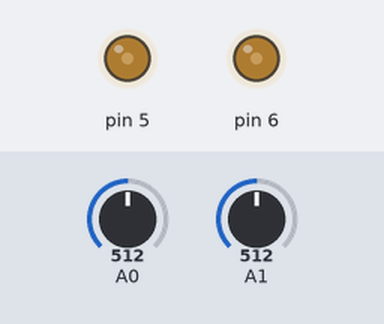
The sketch below on a simulated Arduino Uno, built with avr-gcc and run on an emulated ATmega328P. Shown: output pins drawn as LEDs (lit = HIGH). Inputs (shaded band) come from the test bench; at power-on: A1 = 512, A0 = 512.

Above: at 0.8 s.
0.9 s: A1 set to 481
At 1.9 s:
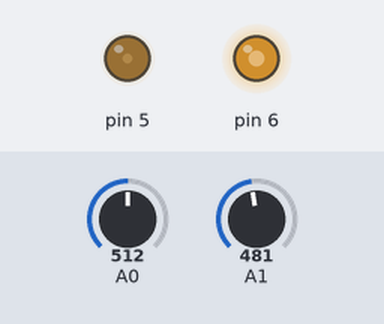
2.4 s: A0 set to 483
At 3.8 s:
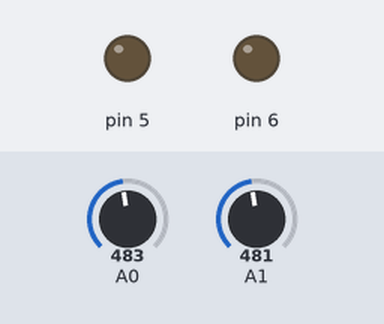
4.9 s: A0 set to 510
At 6.6 s:
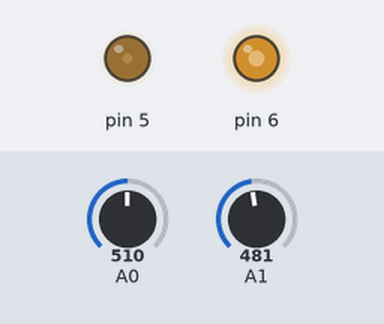
6.9 s: A0 set to 490
At 8.4 s:
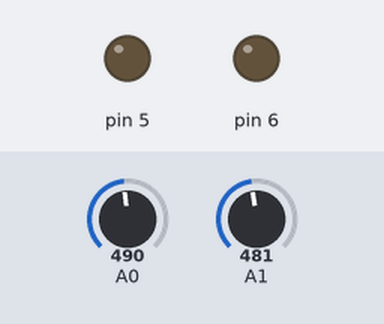
Timing chart, 0 to 9.9 s (numbered marks = the images above; inputs shaded):
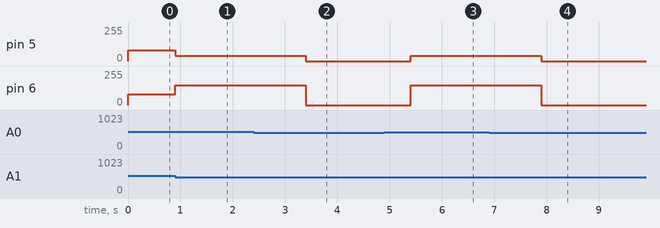

The sketch:

Codigo_SeguidorLinha_C_1.ino
```cpp
//Nomes: Felipe Miranda - Geovanne Nery - Nickolas Corrêa - Victor Rico

#define f_CPU 16000000
#include <stdio.h>
#include <avr/io.h>
#include <util/delay.h>

void InitAdc()
{
  ADMUX |= (1<<REFS0);
  ADCSRA |= (1<<ADPS2) | (1<<ADPS1) | (1<<ADPS0) | (1<<ADEN); //Habilitando o ADC e definindo prescaler para 128.
}

uint16_t ReadAdc(uint8_t ADCchanel)
{
  ADMUX = (ADMUX & 0xF0) | (ADCchanel & 0x0F);
  ADCSRA |= (1<<ADSC); //Single mode.

  while (ADCSRA & (1<<ADSC));
  return ADC;
}

int main(void){

  DDRD |= (1<<PD6); //Define a porta D6 como saída.
  DDRD |= (1<<PD5); //Define a porta D5 como saída.

  OCR0A = 172;  //Define o ciclo de operação.
  OCR0B = 172;  //Define o ciclo de operação.

  TCCR0A |= (1<<COM0A1) | (1<<WGM01) | (1<<WGM00); //Non-inverting fast pwm modo 3 Motor Esquerda.
  TCCR0B |= (1<<CS00); //No prescaler.

  TCCR0A |= (1<<COM0B1) | (1<<WGM01) | (1<<WGM00); //Non-inverting fast pwm modo 3 Motor Direita.
  TCCR1B |= (1<<CS00); //No prescaler.

  InitAdc();

  while(1){

    Serial.print("motorEsq: ");
    Serial.println(ReadAdc(0));
    Serial.print("motorDir: ");
    Serial.println(ReadAdc(1));
//    delay(5000);

    if (ReadAdc(0) > 500 && ReadAdc(1) > 500){ //Sensor Direita e Esquerda = Preto
      //Anda Reto
      OCR0A = 80;
      OCR0B = 80;
    }
    else if (ReadAdc(0) < 500 && ReadAdc(1) < 500){ //Sensor Direita e Esquerda = Branco
      //Parado
      _delay_ms(1000);
      OCR0A = 0;
      OCR0B = 0;
    }

    else if (ReadAdc(0) >= 500 && ReadAdc(1) < 500){ //Sensor da direita = **** | Sensor da esquerda = ****
      //Vira Direita
      OCR0A = 150;
      OCR0B = 40;
    }
    else if (ReadAdc(0) >= 500 && ReadAdc(1) < 500){ //Sensor da direita = **** | Sensor da esquerda = ****
      //Vira Esquerda
      OCR0A = 40;
      OCR0B = 150;
    }
  }
}
```

Measured:
- the behaviour switches between 500 and 499 on A1 (found by bisection; images 0 and 1)
- the behaviour switches between 500 and 499 on A0 (found by bisection; images 1 and 2)
- after the input at 0.9 s, pin 5: 80/255 → 40/255 at once; pin 6: 80/255 → 150/255 at once
- after the input at 2.4 s, pin 5: 40/255 → 0/255 after 1.0 s; pin 6: 150/255 → 0/255 after 1.0 s
- after the input at 4.9 s, pin 5: 0/255 → 40/255 after 0.50 s; pin 6: 0/255 → 150/255 after 0.50 s
- after the input at 6.9 s, pin 5: 40/255 → 0/255 after 1.0 s; pin 6: 150/255 → 0/255 after 1.0 s
